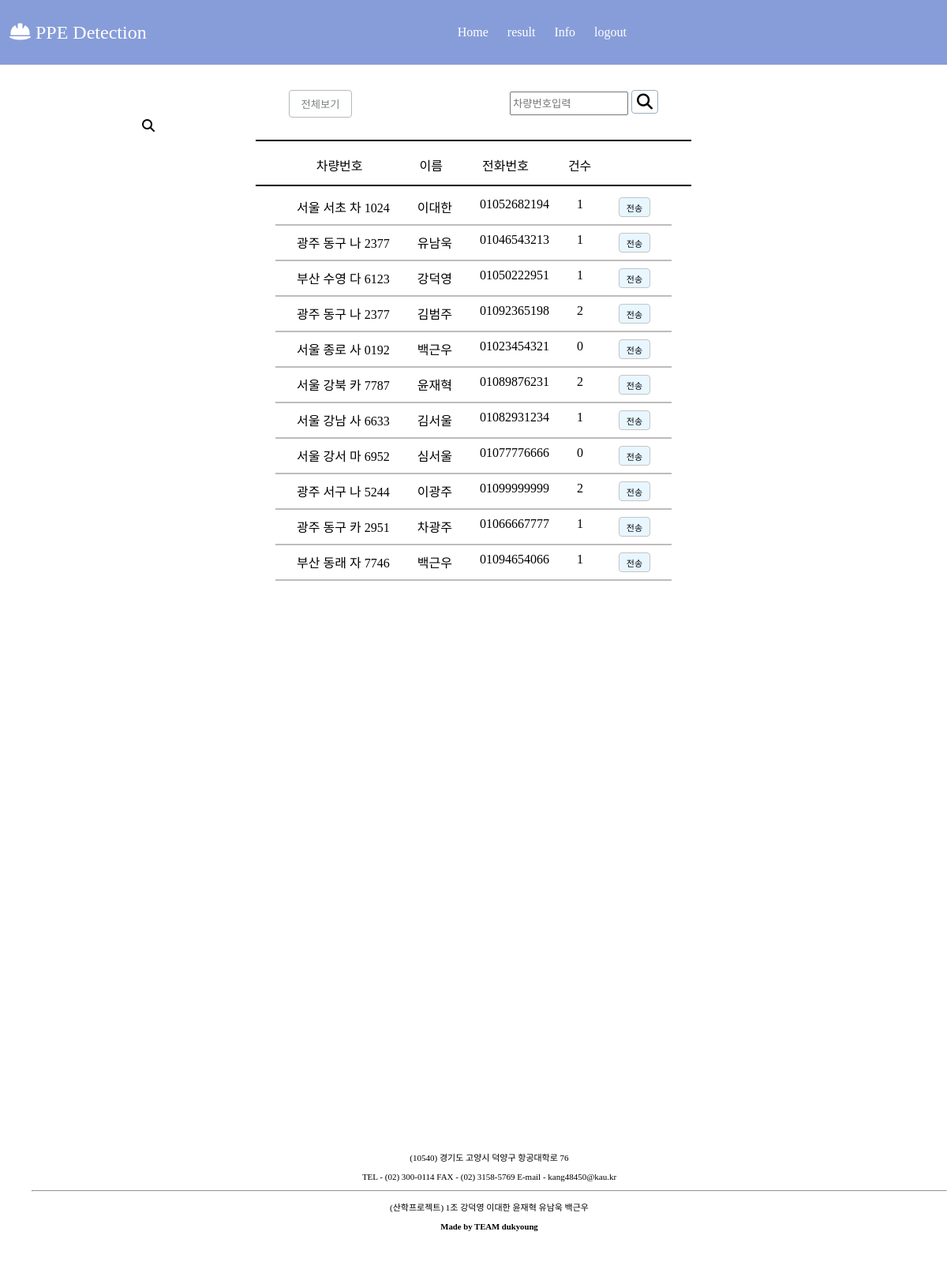
The app's page /info/ (signed in) with its own data.
### blog/models.py (models this page shows, shortened)
class Driver(models.Model):
    name = models.CharField(max_length=10)
    phonenumber = models.CharField(max_length=15)
    carnumber = models.CharField(max_length=20)
    count = models.IntegerField()

### blog/views.py (the view)
# urls.py: path('info/',views.info,name="info"),
def info(req):
    driver = Driver.objects.all()
    context={
        "driver": driver,
    }
    return render(req, "blog/info.html",context=context)

### blog/templates/blog/info.html (shortened to what this page needs)
{% extends 'blog/base.html' %}
{% block content %}
<div class="infopage">
    <div class="infocon">
        {% if user.is_authenticated %}
        <div class="search">
            <button class="btn2"><a href="{% url 'searchwhole' %}">전체보기</a></button>
            <form class="form1" action="{% url 'search' %}" method="post">
                <input class="inputbox" type="search" placeholder="차량번호입력" name="q" value="{{q}}">
                <button class="btn1" type="submit"><i class="fas fa-search"></i></button>
            </form>
        </div>
        <i class="fa-solid fa-magnifying-glass"></i>
        <hr align="center" style="border: solid 0.1px rgb(0, 0, 0);width:550px;">
        <div class="db">
            {% if not driver %}
                <div class="nothing">
                    <h4>검색 결과가 없습니다</h4>
                </div>
            {% else %}
            <div class="category">
                <span class="section">
                    <span class="num">차량번호</span>
                    <span class="name">이름</span>
                    <span class="pnum">전화번호</span>
                    <span class="cnt">건수</span>
                </span>
                <hr align="center" style="border: solid 0.1px rgb(0, 0, 0);width:550px;">
            </div>
            <div class="queryset">
                {% for driver in driver %}
                    <li>
                        <span class="cnum">{{driver.carnumber}}</span>
                        <span class="name">{{driver.name}}</span>
                        <span class="pnum">{{driver.phonenumber}}</span>
                        <span class="cnt">{{driver.count}}</span>
                        <button class="snsbtn" onclick="confirmSMS()"><a href="{% url 'sendsns' driver.phonenumber %}">전송</a></button>
                    </li>
                    <hr align="center" style="border: solid 0.1px rgb(190, 188, 188);width:500px;">
                {% endfor %}
            </div>
            {% endif %}
        </div>
        {% else %}
        <script>
            alert("로그인 후 이용가능합니다.");
            var link='http://127.0.0.1:8000/account/login/';
            location.replace(link);
        </script>
        {% endif %}
    </div>
</div>
{% endblock %}

### static/css/style.css (style rules this page uses)
body { margin:0; width:100%; height:100%; }
a { text-decoration:0; color:white }
li { list-style: none; }
.infopage { width:100%; display:flex; justify-content: center; height:170vh; }
.infopage .infocon { width:70%; }
.infopage .infocon .search { margin-top:30px; padding:2px; display:flex; justify-content: center; }
.infopage .infocon .search .btn2 a { color:grey; }
.infopage .infocon .search .btn2 { margin-right:200px; border:1px solid rgb(184, 184, 184); background-color: rgb(254, 255, 255); width:80px; height:35px; border-radius: 4px; cursor:pointer; }
.infopage .infocon .search .inputbox { width:150px; height:30px; }
.infopage .infocon .search .btn1 { font-size: 20px; height:30px; border:1px solid rgb(156, 172, 194); border-radius: 4px; cursor:pointer; background-color: rgb(255, 255, 255); }
.infopage .infocon .db .category { text-align: center; padding:5px; }
.infopage .infocon .db .category .section { display:flex; justify-content: center; padding:5px; }
.infopage .infocon .db .category .section span { margin-right:50px; }
.infopage .infocon .db .category .section .name { margin-left:22px; }
.infopage .infocon .db .queryset li { display:flex; justify-content: center; padding:1px; }
.infopage .infocon .db .queryset li span { margin-right:35px; }
.infopage .infocon .db .queryset a { color:black; }
.infopage .infocon .db .queryset li .snsbtn { margin-left:10px; background-color: rgb(232, 246, 255); border:1px solid rgb(197, 197, 197); border-radius: 4px; width:40px; height:25px; font-size: 11px; cursor:pointer; }

### records on screen
Driver: carnumber "서울 서초 차 1024", name "이대한", phonenumber "01052682194", count "1"
Driver: carnumber "광주 동구 나 2377", name "유남욱", phonenumber "01046543213", count "1"
Driver: carnumber "부산 수영 다 6123", name "강덕영", phonenumber "01050222951", count "1"
Driver: carnumber "광주 동구 나 2377", name "김범주", phonenumber "01092365198", count "2"
Driver: carnumber "서울 종로 사 0192", name "백근우", phonenumber "01023454321", count "0"
Driver: carnumber "서울 강북 카 7787", name "윤재혁", phonenumber "01089876231", count "2"
Driver: carnumber "서울 강남 사 6633", name "김서울", phonenumber "01082931234", count "1"
Driver: carnumber "서울 강서 마 6952", name "심서울", phonenumber "01077776666", count "0"
Driver: carnumber "광주 서구 나 5244", name "이광주", phonenumber "01099999999", count "2"
Driver: carnumber "광주 동구 카 2951", name "차광주", phonenumber "01066667777", count "1"
Driver: carnumber "부산 동래 자 7746", name "백근우", phonenumber "01094654066", count "1"
